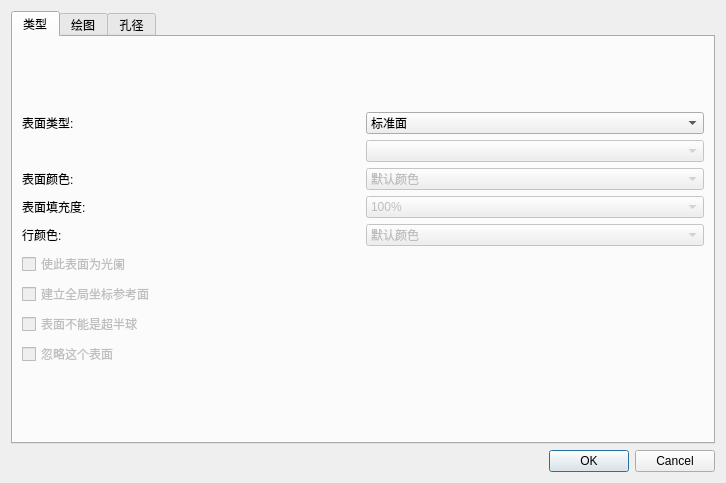
<?xml version="1.0" encoding="UTF-8"?>
<ui version="4.0">
 <class>SurfaceProperties</class>
 <widget class="QDialog" name="SurfaceProperties">
  <property name="geometry">
   <rect>
    <x>0</x>
    <y>0</y>
    <width>726</width>
    <height>483</height>
   </rect>
  </property>
  <property name="windowTitle">
   <string>Dialog</string>
  </property>
  <layout class="QVBoxLayout" name="verticalLayout_2">
   <item>
    <widget class="QTabWidget" name="tabWidget">
     <property name="currentIndex">
      <number>0</number>
     </property>
     <property name="tabBarAutoHide">
      <bool>false</bool>
     </property>
     <widget class="QWidget" name="tab_1">
      <attribute name="title">
       <string>类型</string>
      </attribute>
      <layout class="QVBoxLayout" name="verticalLayout_3">
       <item>
        <layout class="QGridLayout" name="gridLayout">
         <item row="8" column="0">
          <widget class="QCheckBox" name="checkBox_4">
           <property name="enabled">
            <bool>false</bool>
           </property>
           <property name="text">
            <string>忽略这个表面</string>
           </property>
          </widget>
         </item>
         <item row="2" column="0">
          <widget class="QLabel" name="label_2">
           <property name="text">
            <string>表面颜色:</string>
           </property>
          </widget>
         </item>
         <item row="3" column="0">
          <widget class="QLabel" name="label_3">
           <property name="text">
            <string>表面填充度:</string>
           </property>
          </widget>
         </item>
         <item row="4" column="1">
          <widget class="QComboBox" name="comboBox_5">
           <property name="enabled">
            <bool>false</bool>
           </property>
           <item>
            <property name="text">
             <string>默认颜色</string>
            </property>
           </item>
          </widget>
         </item>
         <item row="0" column="0">
          <widget class="QLabel" name="label">
           <property name="text">
            <string>表面类型:</string>
           </property>
          </widget>
         </item>
         <item row="6" column="0">
          <widget class="QCheckBox" name="checkBox_2">
           <property name="enabled">
            <bool>false</bool>
           </property>
           <property name="text">
            <string>建立全局坐标参考面</string>
           </property>
          </widget>
         </item>
         <item row="0" column="1">
          <widget class="QComboBox" name="comboBox_1">
           <item>
            <property name="text">
             <string>标准面</string>
            </property>
           </item>
          </widget>
         </item>
         <item row="7" column="0">
          <widget class="QCheckBox" name="checkBox_3">
           <property name="enabled">
            <bool>false</bool>
           </property>
           <property name="text">
            <string>表面不能是超半球</string>
           </property>
          </widget>
         </item>
         <item row="2" column="1">
          <widget class="QComboBox" name="comboBox_3">
           <property name="enabled">
            <bool>false</bool>
           </property>
           <item>
            <property name="text">
             <string>默认颜色</string>
            </property>
           </item>
          </widget>
         </item>
         <item row="3" column="1">
          <widget class="QComboBox" name="comboBox_4">
           <property name="enabled">
            <bool>false</bool>
           </property>
           <item>
            <property name="text">
             <string>100%</string>
            </property>
           </item>
          </widget>
         </item>
         <item row="4" column="0">
          <widget class="QLabel" name="label_4">
           <property name="text">
            <string>行颜色:</string>
           </property>
          </widget>
         </item>
         <item row="1" column="1">
          <widget class="QComboBox" name="comboBox_2">
           <property name="enabled">
            <bool>false</bool>
           </property>
           <property name="editable">
            <bool>false</bool>
           </property>
           <property name="duplicatesEnabled">
            <bool>false</bool>
           </property>
          </widget>
         </item>
         <item row="5" column="0">
          <widget class="QCheckBox" name="checkBox">
           <property name="enabled">
            <bool>false</bool>
           </property>
           <property name="text">
            <string>使此表面为光阑</string>
           </property>
          </widget>
         </item>
        </layout>
       </item>
      </layout>
     </widget>
     <widget class="QWidget" name="tab_3">
      <attribute name="title">
       <string>绘图</string>
      </attribute>
     </widget>
     <widget class="QWidget" name="tab_4">
      <attribute name="title">
       <string>孔径</string>
      </attribute>
     </widget>
    </widget>
   </item>
   <item>
    <widget class="QDialogButtonBox" name="buttonBox">
     <property name="orientation">
      <enum>Qt::Horizontal</enum>
     </property>
     <property name="standardButtons">
      <set>QDialogButtonBox::Cancel|QDialogButtonBox::Ok</set>
     </property>
    </widget>
   </item>
  </layout>
 </widget>
 <resources/>
 <connections>
  <connection>
   <sender>buttonBox</sender>
   <signal>rejected()</signal>
   <receiver>SurfaceProperties</receiver>
   <slot>reject()</slot>
   <hints>
    <hint type="sourcelabel">
     <x>316</x>
     <y>260</y>
    </hint>
    <hint type="destinationlabel">
     <x>286</x>
     <y>274</y>
    </hint>
   </hints>
  </connection>
  <connection>
   <sender>buttonBox</sender>
   <signal>accepted()</signal>
   <receiver>SurfaceProperties</receiver>
   <slot>accept()</slot>
   <hints>
    <hint type="sourcelabel">
     <x>248</x>
     <y>254</y>
    </hint>
    <hint type="destinationlabel">
     <x>157</x>
     <y>274</y>
    </hint>
   </hints>
  </connection>
 </connections>
</ui>
